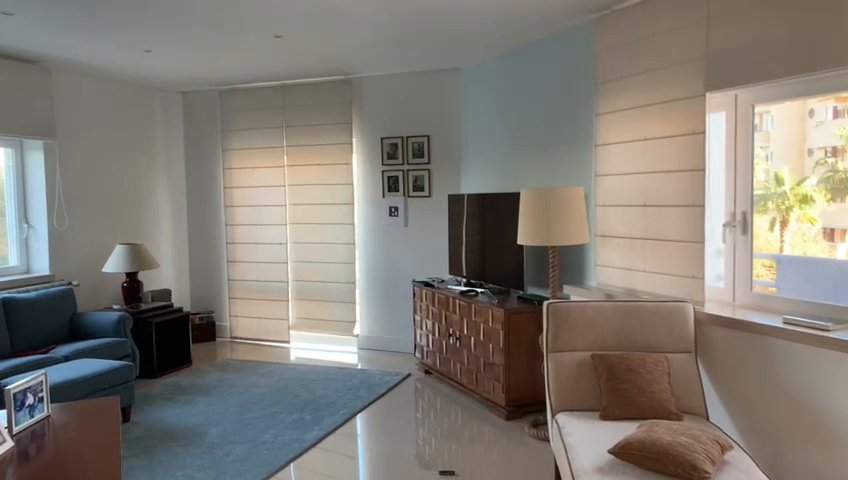
#> input picture frame 48 of vision/Fiduciary_Markers/New_Images/AR_video.mp4, 848 x 480 px, given in place of filme-teste-2.mp4, which was not available
$ python Time-to-collision.py
#> lines starting #> are read from the running program, lines starting #| are printed output that depends on the picture; pictures that were not available may be replaced by others from this repository, and a replacement may not be noted
import cv2
import numpy as np
from numpy.linalg import svd
import matplotlib.pyplot as plt
import scipy
from scipy.linalg import norm
from scipy.signal import medfilt

from sklearn.linear_model import LinearRegression
from sklearn.linear_model import RANSACRegressor

### Time between frames ####
tbt = 1/30 #sec

#######Camera matrix (not needed)
 # [[3.91443821e+03 0.00000000e+00 5.18165259e+02]
 # [0.00000000e+00 5.29202205e+03 9.01575822e+02]
 # [0.00000000e+00 0.00000000e+00 1.00000000e+00]]
 # And is stored in calibration.yaml file along with distortion coefficients :
 # [[-8.17449595e-01  1.48825370e+01  4.09990407e-02 -4.94417486e-02
 #  -8.72754321e+01]]

def nearest_intersection(points, dirs):
    """
    :param points: (N, 3) array of points on the lines
    :param dirs: (N, 3) array of unit direction vectors
    :returns: (3,) array of intersection point
    """
    dirs_mat = dirs[:, :, np.newaxis] @ dirs[:, np.newaxis, :]
    points_mat = points[:, :, np.newaxis]
    I = np.eye(2)
    return np.linalg.lstsq(
        (I - dirs_mat).sum(axis=0),
        ((I - dirs_mat) @ points_mat).sum(axis=0),
        rcond=None
    )[0]

def intersect(P0,P1):
    P1 = np.array(P1)
    P0 = np.array(P0)
    P1 = P1.astype(np.float64)
    P0 = P0.astype(np.float64)
    n = (P1-P0)/np.linalg.norm(P1-P0,axis=1)[:,np.newaxis] # normalized

    # n = np.ma.array(n, mask=np.isnan(n))
    projs = np.eye(n.shape[1]) - n[:,:,np.newaxis]*n[:,np.newaxis]  # I - n*n.T
    # see fig. 1
    # print(n)
    # P0 = np.array(P0)
    # generate R matrix and q vector
    R = projs.sum(axis=0)
    q = (projs @ P0[:,:,np.newaxis]).sum(axis=0)

    # solve the least squares problem for the
    # intersection point p: Rp = q
    p = np.linalg.lstsq(R,q,rcond=-1)[0]

    return p

def cal_average(num):
    """
    Find average of array
    """
    return sum(num)/len(num)


# Choose video
# cap = cv2.VideoCapture('/Users/arthurlago/Documents/UAV/fg.mp4')
# cap = cv2.VideoCapture('/Users/arthurlago/Documents/UAV/Videos/O meu filme.mp4')
cap = cv2.VideoCapture('filme-teste-2.mp4')
# cap = cv2.VideoCapture('godot6.mp4')
# cap = cv2.VideoCapture('lk3-9.mp4')

width  = int(cap.get(3))
height = int(cap.get(4))

# Image center
w = int(width/2)
h = int(height/2)

# params for ShiTomasi corner detection
feature_params = dict( maxCorners = 1000,
                       qualityLevel = 0.01,
                       minDistance = 3,
                       blockSize = 2 )

# Parameters for lucas kanade optical flow
lk_params = dict( winSize  = (15,15),
                  maxLevel = 2,
                  criteria = (cv2.TERM_CRITERIA_EPS | cv2.TERM_CRITERIA_COUNT, 10, 0.01))

# Create some random colors
color = np.random.randint(0,255,(300,3))

# Take first frame
ret, old_frame = cap.read()
#> old_frame is the input picture: shape (480, 848, 3); mean B, G, R 117.1, 124.6, 129.9
old_gray = cv2.cvtColor(old_frame, cv2.COLOR_BGR2GRAY)
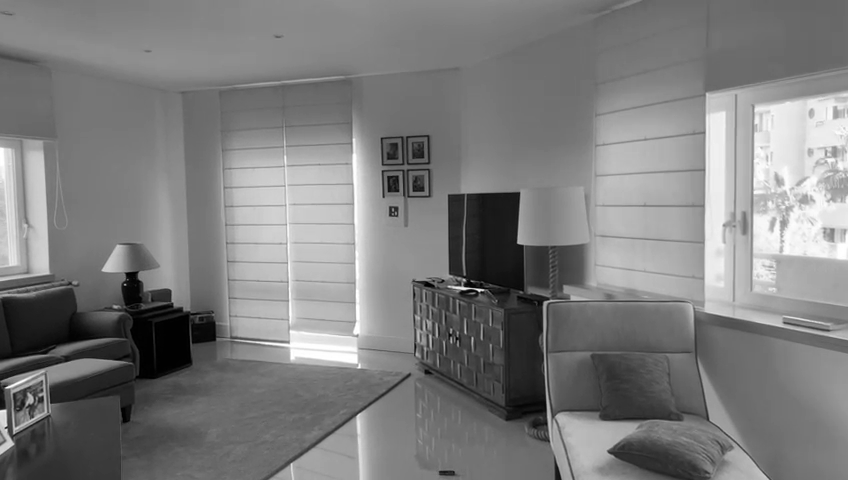
#> old_gray: shape (480, 848); min 0, max 255, mean 125.3


### For the first optical flow features use a patch on the lower center of the frame
# [19 lines of commented-out code are left out]
mask = np.zeros_like(old_frame)

feature_mask = np.zeros_like(old_gray)
feature_mask[int(height/2):int(3*height/4), int(width/4):int(3*width/4)] = 255

p0 = cv2.goodFeaturesToTrack(old_gray, mask = feature_mask, **feature_params)
#> p0 = 322 rows, first 8: [484, 290], [451, 333], [479, 292], [458, 341], [465, 280], [471, 281], [475, 293], [451, 329]


#Video Writer
out = cv2.VideoWriter('outpy2.avi',cv2.VideoWriter_fourcc('M','J','P','G'), 10, (width, height))


ttc_x_overtime = []
ttc_y_overtime = []

counter_frame = 0

while(1):

    # Read current frame
    ret,frame = cap.read()
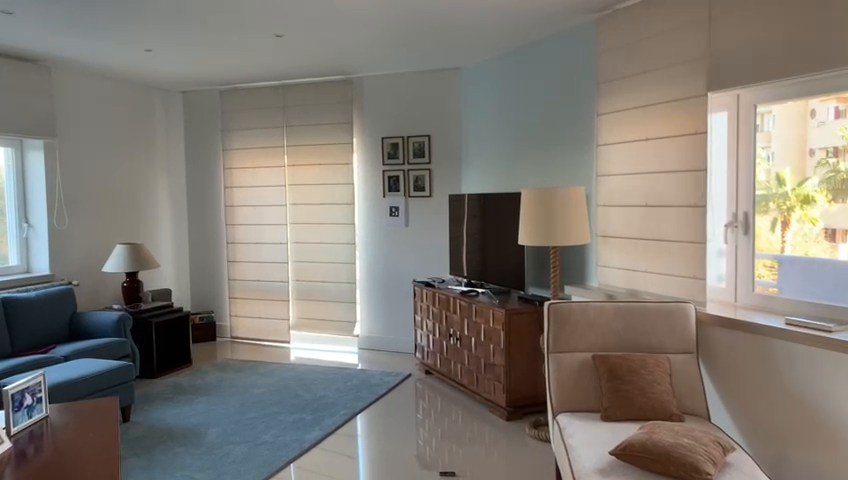
#> input picture frame 49 of vision/Fiduciary_Markers/New_Images/AR_video.mp4, 848 x 480 px, given in place of filme-teste-2.mp4, which was not available
#> frame is the input picture: shape (480, 848, 3); mean B, G, R 116.8, 124.3, 129.6
    if frame is None:
        break

    #Convert to greyscale
    frame_gray = cv2.cvtColor(frame, cv2.COLOR_BGR2GRAY)

    # calculate optical flow
    p1, st, err = cv2.calcOpticalFlowPyrLK(old_gray, frame_gray, p0, None, **lk_params)
#> p1 = 322 rows, first 8: [484.7, 290.3], [451.5, 333.4], [479.7, 292.3], [458.5, 341.5], [465.7, 280.2], [471.6, 281.2], [475.7, 293.3], [451.5, 329.3]; st = 322 values from 1 to 1; err = 322 values, max 8.01 at index 38, min 0.000139 at index 319, mean 3.26

    #Frame number
    print("Frame {}".format(counter_frame+1))

    #If no features are found move to next
    if(p1 is None):
        continue

    ## Construct matrix A and vector b for focus of expansion calculation

    A_foe = np.zeros((len(p1),2), dtype=float)
#> A_foe = 322 pairs, first value 0 to 0, second value 0 to 0
    b_foe = np.zeros((len(p1),1), dtype=float)
#> b_foe = 322 values from 0 to 0

    for j in range(len(p1)):

        x_linha = p1[j][0][0]
        y_linha = p1[j][0][1]

        x_linha_prev = p0[j][0][0]
        y_linha_prev = p0[j][0][1]

        u = x_linha - x_linha_prev
        v = y_linha - y_linha_prev

        if(st[j] == 0 or any(np.isnan([x_linha, x_linha_prev, y_linha, y_linha_prev, u, v]))):
            continue

        A_foe[j][0] = v
        A_foe[j][1] = -u
        b_foe[j][0] = x_linha*v - y_linha*u

        if(np.isnan(A_foe[j][0]) or np.isnan(A_foe[j][1]) or np.isnan(b_foe[j][0])):
            A_foe[j][0] = 0
            A_foe[j][1] = 0
            b_foe[j][0] = 0
#> this loop made 322 passes
#> (x_linha, y_linha, x_linha_prev, y_linha_prev, u, v) on passes 1 to 3: (484.7, 290.3, 484, 290, 0.689, 0.263), (451.5, 333.4, 451, 333, 0.506, 0.421), (479.7, 292.3, 479, 292, 0.687, 0.27)
#> after the loop, A_foe = 322 pairs, first value -0.289 to 0.782, second value -1.64 to 0.794; b_foe = 322 values, max 227.7 at index 304, min -288.3 at index 298, mean -69.8


    ## Use RANSAC to ignore outliers - If it fails use simple least squares, if even that fails, use the center of the frame
    try:
        regressor = LinearRegression(fit_intercept=False)
#> (the run stopped early here; a loop or call above may not have finished)

$ run again, starting later in the video
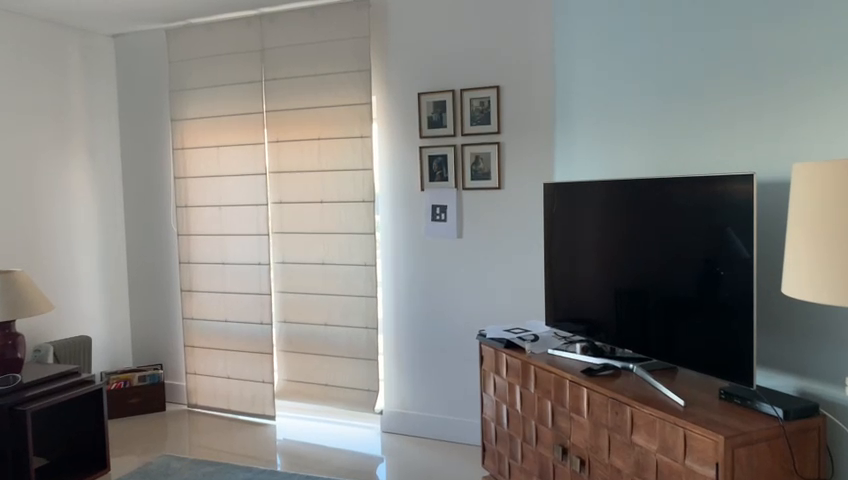
#> input picture frame 216 of vision/Fiduciary_Markers/New_Images/AR_video.mp4, 848 x 480 px, given in place of filme-teste-2.mp4, which was not available
#> old_frame is the input picture: shape (480, 848, 3); mean B, G, R 124.4, 128.5, 130.1
#> p0 = 145 rows, first 8: [576, 353], [549, 350], [487, 337], [517, 338], [580, 354], [546, 325], [554, 333], [577, 344]
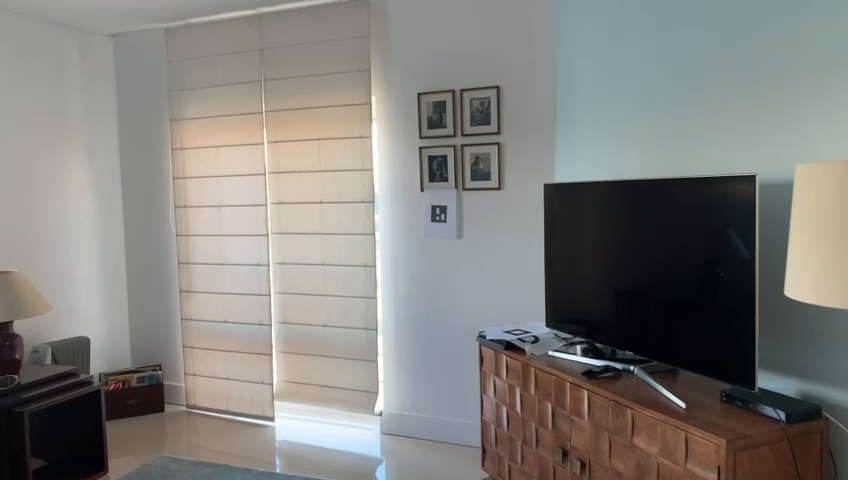
#> input picture frame 217 of vision/Fiduciary_Markers/New_Images/AR_video.mp4, 848 x 480 px, given in place of filme-teste-2.mp4, which was not available
#> frame is the input picture: shape (480, 848, 3); mean B, G, R 124.7, 128.7, 130.3
#> `frame_gray = cv2.cvtColor(frame, cv2.COLOR_BGR2GRAY)`:
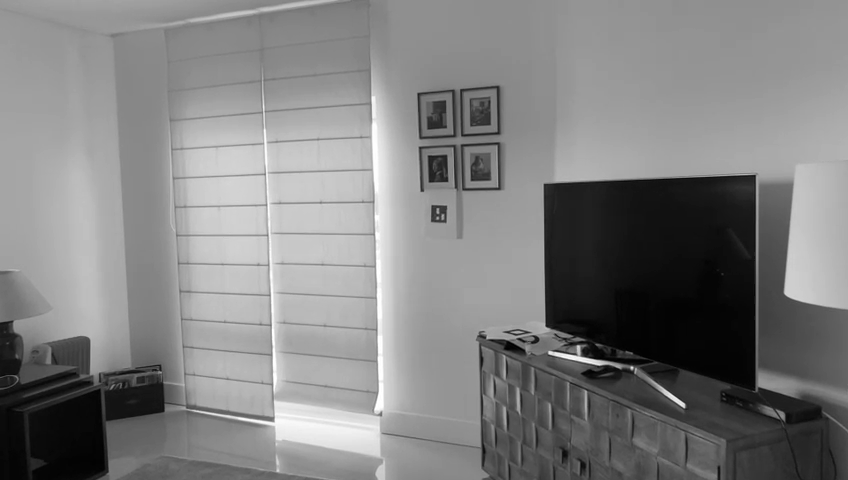
#> frame_gray: shape (480, 848); min 0, max 255, mean 128.8
#> p1 = 145 rows, first 8: [576.6, 354.8], [549.4, 351.7], [486.9, 338.5], [517.1, 339.5], [580.6, 355.8], [546.3, 326.5], [554.3, 334.5], [577.5, 345.6]; st = 145 values from 1 to 1; err = 145 values, max 7.21 at index 76, min 0.758 at index 108, mean 3.05
#> `A_foe = np.zeros((len(p1),2), dtype=float)`: A_foe = 145 pairs, first value 0 to 0, second value 0 to 0
#> `b_foe = np.zeros((len(p1),1), dtype=float)`: b_foe = 145 values from 0 to 0
#> the loop `for j in range(len(p1)): ` made 145 passes
#> (x_linha, y_linha, x_linha_prev, y_linha_prev, u, v) on passes 1 to 8: (576.6, 354.8, 576, 353, 0.602, 1.77), (549.4, 351.7, 549, 350, 0.43, 1.69), (486.9, 338.5, 487, 337, -0.0729, 1.51), (517.1, 339.5, 517, 338, 0.0503, 1.5), (580.6, 355.8, 580, 354, 0.611, 1.79), (546.3, 326.5, 546, 325, 0.28, 1.46), (554.3, 334.5, 554, 333, 0.334, 1.51), (577.5, 345.6, 577, 344, 0.536, 1.62)
#> after the loop `for j in range(len(p1)):`: A_foe = 145 pairs, first value 0.0241 to 2.04, second value -1.8 to 1.05; b_foe = 145 values, max 950.4 at index 111, min 129.3 at index 135, mean 680.1
